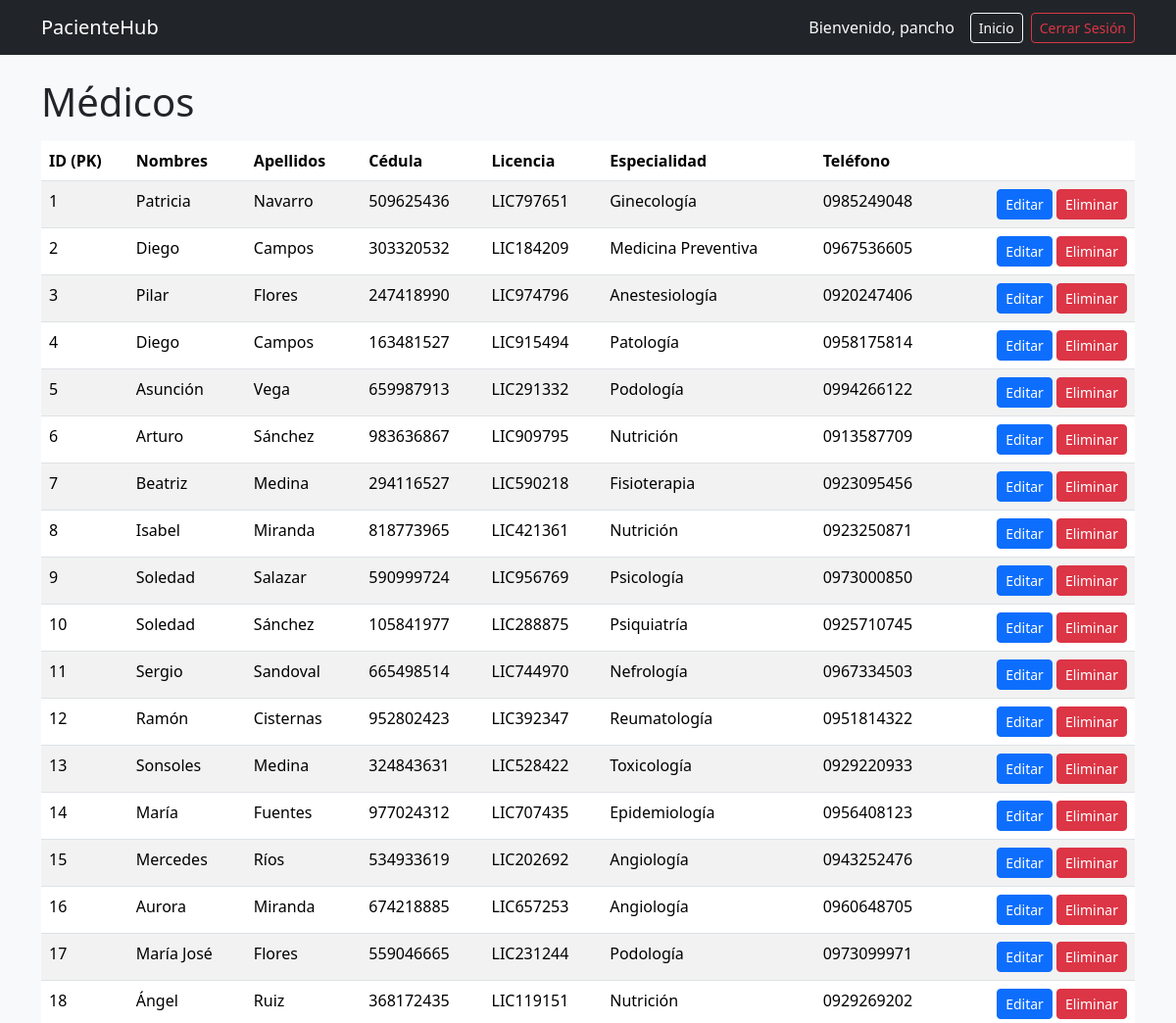
The app's page /medico/listar/ (signed in, upper part), older data.
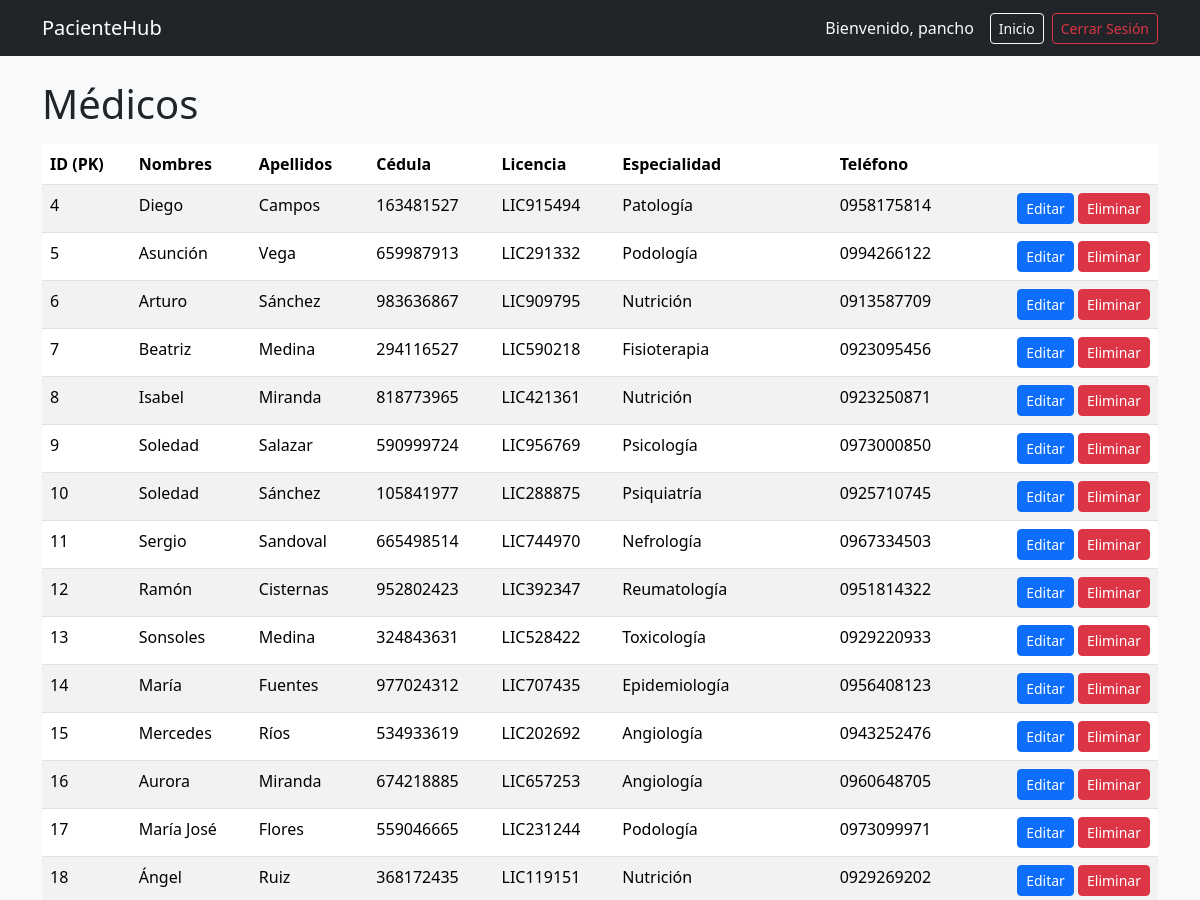
The same page, newer data.
### student/models.py (models this page shows, shortened)
class Medico(models.Model):
    cedula = models.CharField(max_length=10, unique=True)
    nombre = models.CharField(max_length=100)
    apellido = models.CharField(max_length=100)
    especialidad = models.ForeignKey(Especialidad, on_delete=models.CASCADE)
    email = models.EmailField(unique=True)
    telefono = models.CharField(max_length=10)
    licencia = models.CharField(max_length=20, unique=True)
    slug = models.SlugField(unique=True, blank=True)

class Especialidad(models.Model):
    nombre = models.CharField(max_length=100, unique=True)
    descripcion = models.TextField(blank=True, null=True)
    slug = models.SlugField(unique=True, blank=True)
    class Meta:
        verbose_name_plural = "Especialidades"

### student/views.py (the view)
# urls.py: path("medico/listar/", views.listar_medicos, name="listar_medicos"),
@login_required(login_url='student:login')
def listar_medicos(request):
    medicos = Medico.objects.all()
    return render(request, 'medico/listar.html', {'medicos': medicos})

### student/templates/medico/listar.html (shortened to what this page needs)
{% extends "paciente/base.html" %}
{% block content %}
<h1 class="mb-3">Médicos</h1>
<table class="table table-striped">
  <thead>
    <tr>
      <th>ID (PK)</th>
      <th>Nombres</th>
      <th>Apellidos</th>
      <th>Cédula</th>
      <th>Licencia</th>
      <th>Especialidad</th>
      <th>Teléfono</th>
      <th></th>
    </tr>
  </thead>
  <tbody>
    {% for medico in medicos %}
    <tr>
      <td>{{ medico.pk }}</td>
      <td>{{ medico.nombre }}</td>
      <td>{{ medico.apellido }}</td>
      <td>{{ medico.cedula }}</td>
      <td>{{ medico.licencia }}</td>
      <td>{{ medico.especialidad.nombre }}</td>
      <td>{{ medico.telefono }}</td>
      <td class="text-end">
        <a class="btn btn-sm btn-primary" href="{% url 'student:editar_medico' medico.slug %}">Editar</a>
        <a class="btn btn-sm btn-danger" onclick="return confirm('¿Estás seguro de que deseas eliminar a {{ medico.nombre }}?');" href="{% url 'student:eliminar_medico' medico.slug %}">Eliminar</a>
      </td>
    </tr>
    {% empty %}
    <tr><td colspan="8" class="text-center text-muted">No hay médicos aún.</td></tr>
    {% endfor %}
  </tbody>
</table>
{% endblock %}

Row changes from the older to the newer data that the page shows:
removed Medico: pk "1", nombre "Patricia", apellido "Navarro", cedula "509625436", licencia "LIC797651", especialidad.nombre "Ginecología", telefono "0985249048"
removed Medico: pk "2", nombre "Diego", apellido "Campos", cedula "303320532", licencia "LIC184209", especialidad.nombre "Medicina Preventiva", telefono "0967536605"
removed Medico: pk "3", nombre "Pilar", apellido "Flores", cedula "247418990", licencia "LIC974796", especialidad.nombre "Anestesiología", telefono "0920247406"
